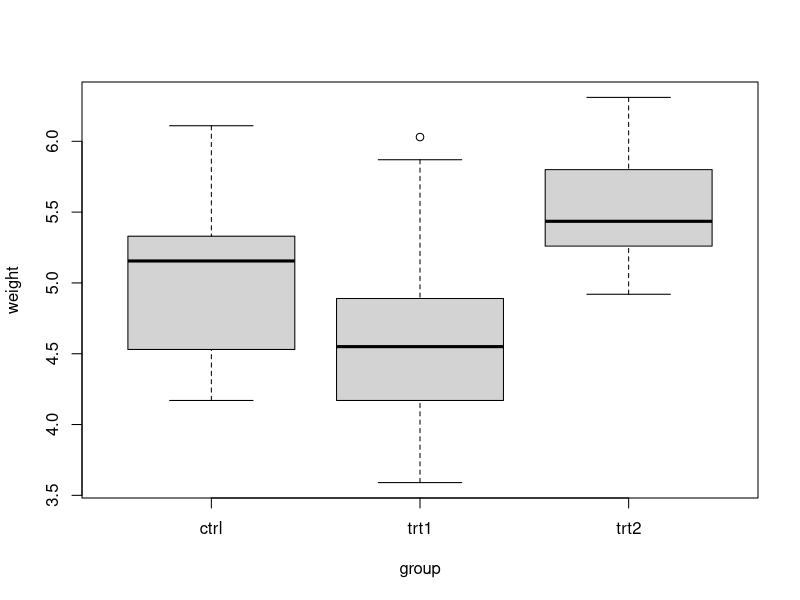

The R source for this figure:
## ---- chunk 1
knitr::opts_chunk$set(echo = TRUE)
## ---- chunk 2
print("Hello! I'm so excited about learning R!")
## ---- chunk 3
data("PlantGrowth")
## ---- chunk 4
head(PlantGrowth)
PlantGrowth
tail(PlantGrowth)
summary(PlantGrowth)
names(PlantGrowth)
plot(weight~group, PlantGrowth)
